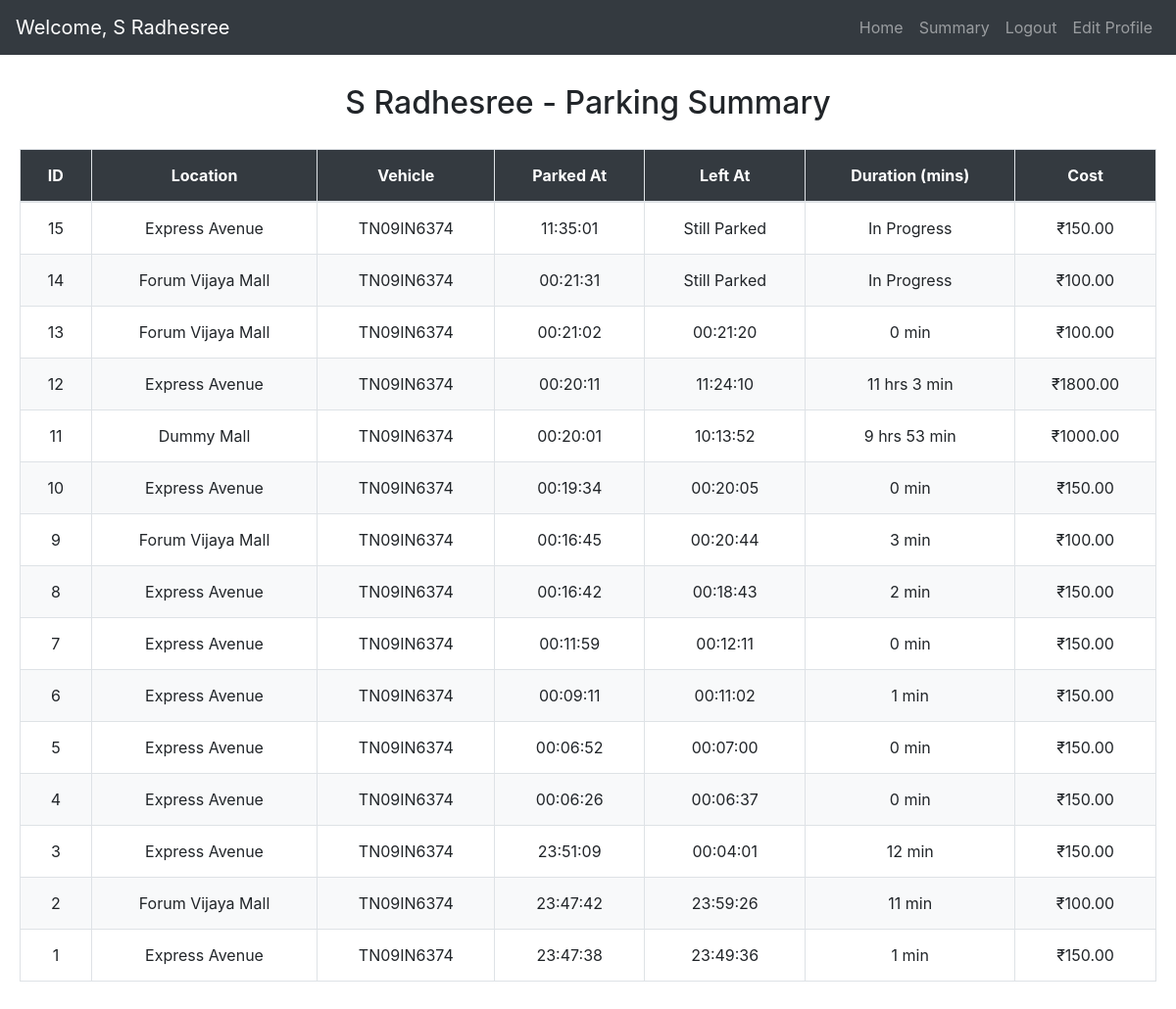
The app's page /user_summary/2 with its own data.
### models/models.py (models this page shows)
class User(db.Model):
    __tablename__= 'users'
    id= db.Column(db.Integer, primary_key=True)
    email= db.Column(db.String, unique=True, nullable=False)
    password= db.Column(db.String, nullable=False)
    full_name= db.Column(db.String)
    address= db.Column(db.String)
    pincode= db.Column(db.String)
    type= db.Column(db.String, default="general")
    reservations= relationship('Reservation', back_populates='user')

class Reservation(db.Model):
    __tablename__= 'reservations'
    id= db.Column(db.Integer, primary_key=True)
    spot_id= db.Column(db.Integer, db.ForeignKey('parking_spots.id'), nullable=True)
    user_id= db.Column(db.Integer, db.ForeignKey('users.id'), nullable=False)
    vehicle_num= db.Column(db.String, nullable=False)
    parking_timestamp= db.Column(DateTime)
    leaving_timestamp= db.Column(DateTime)
    parking_cost= db.Column(db.Float)
    user= relationship('User', back_populates='reservations')
    spot= relationship('ParkingSpot', back_populates='reservations')

class ParkingLot(db.Model):
    __tablename__= 'parking_lots'
    id= db.Column(db.Integer, primary_key=True)
    prime_location_name= db.Column(db.String, nullable=False)
    price= db.Column(db.Float, nullable=False)
    address= db.Column(db.String)
    pin_code= db.Column(db.String)
    number_of_spots= db.Column(db.Integer)
    spots= relationship('ParkingSpot', back_populates='lot')

### controllers/users.py (the view)
@app.route("/user_summary/<int:user_id>")
def user_summary(user_id):
    user = User.query.get_or_404(user_id)
    all_reservations = Reservation.query.filter_by(user_id=user.id).order_by(Reservation.parking_timestamp.desc()).all()
    def format_duration(minutes):
        if minutes is None:
            return 'In Progress'
        if minutes < 60:
            return f"{int(minutes)} min"
        hours = int(minutes) // 60
        mins = int(minutes) % 60
        return f"{hours} hr{'s' if hours > 1 else ''}" + (f" {mins} min" if mins else "")
    for res in all_reservations:
        duration_minutes = (
            (res.leaving_timestamp - res.parking_timestamp).total_seconds() // 60
            if res.leaving_timestamp else None
        )
        res.duration = format_duration(duration_minutes)
    return render_template(
        "user_sum.html",
        user=user,
        reservations=all_reservations
    )

### templates/user_sum.html (shortened to what this page needs)
<!DOCTYPE html>
<html lang="en">
<head>
  <link rel="stylesheet" href="https://cdn.jsdelivr.net/npm/bootstrap@4.0.0/dist/css/bootstrap.min.css" />
  <link rel="stylesheet" href="{{ url_for('static', filename='user.css') }}">
</head>
<body>
  <nav class="navbar navbar-expand-lg navbar-dark bg-dark">
    <a class="navbar-brand" href="#">Welcome, {{ user.full_name }}</a>
    <div class="collapse navbar-collapse" id="userNavbar">
      <ul class="navbar-nav ml-auto">
        <li class="nav-item"><a class="nav-link" href="{{ url_for('user_dashboard', user_id=user.id) }}">Home</a></li>
        <li class="nav-item"><a class="nav-link" href="{{ url_for('user_summary', user_id=user.id) }}">Summary</a></li>
        <li class="nav-item"><a class="nav-link" href="/login">Logout</a></li>
        <li class="nav-item"><a class="nav-link" href="{{ url_for('edit_profile', user_id=user.id) }}" id="editProfileLink">Edit Profile</a></li>
      </ul>
    </div>
  </nav>
  <h2 style="text-align: center; margin-top: 30px;">{{ user.full_name }} - Parking Summary</h2>
  <div style="padding: 20px;">
    <table class="table table-bordered user-table">
      <thead>
        <tr>
          <th>ID</th>
          <th>Location</th>
          <th>Vehicle</th>
          <th>Parked At</th>
          <th>Left At</th>
          <th>Duration (mins)</th>
          <th>Cost</th>
        </tr>
      </thead>
      <tbody>
        {% for r in reservations %}
        <tr>
          <td>{{ r.id }}</td>
          <td>
            {% if r.spot and r.spot.lot %}
              {{ r.spot.lot.prime_location_name }}
            {% else %}
              Unknown
            {% endif %}
          </td>
          <td>{{ r.vehicle_num }}</td>
          <td>{{ r.parking_timestamp.strftime('%H:%M:%S') if r.parking_timestamp else 'N/A' }}</td>
          <td>{{ r.leaving_timestamp.strftime('%H:%M:%S') if r.leaving_timestamp else 'Still Parked' }}</td>
          <td>{{ r.duration if r.duration is not none else 'In Progress' }}</td>
          <td>
            {% if r.parking_cost is not none %}
              ₹{{ "%.2f"|format(r.parking_cost) }}
            {% else %}
              In Progress
            {% endif %}
          </td>
        </tr>
        {% endfor %}
      </tbody>
    </table>
  </div>

### static/user.css (style rules this page uses)
.user-table { width: 100%; border-collapse: collapse; margin-bottom: 30px; }
.user-table th, .user-table td { padding: 14px 18px; text-align: center; border: 1px solid #dee2e6; }
.user-table thead { background-color: #0077cc; color: white; font-weight: 700; }
.user-table tbody tr:nth-child(even) { background-color: #f8f9fa; }
.user-table thead th { background-color: #343a40; color: #ffffff; text-align: center; vertical-align: middle; }

### records on screen
User: full_name "S Radhesree"
Reservation: id "15", spot.lot.prime_location_name "Express Avenue", vehicle_num "TN09IN6374", parking_timestamp "11:35:01", leaving_timestamp "Still Parked", duration "In Progress", parking_cost "150.00"
Reservation: id "14", spot.lot.prime_location_name "Forum Vijaya Mall", vehicle_num "TN09IN6374", parking_timestamp "00:21:31", leaving_timestamp "Still Parked", duration "In Progress", parking_cost "100.00"
Reservation: id "13", spot.lot.prime_location_name "Forum Vijaya Mall", vehicle_num "TN09IN6374", parking_timestamp "00:21:02", leaving_timestamp "00:21:20", duration "0 min", parking_cost "100.00"
Reservation: id "12", spot.lot.prime_location_name "Express Avenue", vehicle_num "TN09IN6374", parking_timestamp "00:20:11", leaving_timestamp "11:24:10", duration "11 hrs 3 min", parking_cost "1800.00"
Reservation: id "11", spot.lot.prime_location_name "Dummy Mall", vehicle_num "TN09IN6374", parking_timestamp "00:20:01", leaving_timestamp "10:13:52", duration "9 hrs 53 min", parking_cost "1000.00"
Reservation: id "10", spot.lot.prime_location_name "Express Avenue", vehicle_num "TN09IN6374", parking_timestamp "00:19:34", leaving_timestamp "00:20:05", duration "0 min", parking_cost "150.00"
Reservation: id "9", spot.lot.prime_location_name "Forum Vijaya Mall", vehicle_num "TN09IN6374", parking_timestamp "00:16:45", leaving_timestamp "00:20:44", duration "3 min", parking_cost "100.00"
Reservation: id "8", spot.lot.prime_location_name "Express Avenue", vehicle_num "TN09IN6374", parking_timestamp "00:16:42", leaving_timestamp "00:18:43", duration "2 min", parking_cost "150.00"
Reservation: id "7", spot.lot.prime_location_name "Express Avenue", vehicle_num "TN09IN6374", parking_timestamp "00:11:59", leaving_timestamp "00:12:11", duration "0 min", parking_cost "150.00"
Reservation: id "6", spot.lot.prime_location_name "Express Avenue", vehicle_num "TN09IN6374", parking_timestamp "00:09:11", leaving_timestamp "00:11:02", duration "1 min", parking_cost "150.00"
Reservation: id "5", spot.lot.prime_location_name "Express Avenue", vehicle_num "TN09IN6374", parking_timestamp "00:06:52", leaving_timestamp "00:07:00", duration "0 min", parking_cost "150.00"
Reservation: id "4", spot.lot.prime_location_name "Express Avenue", vehicle_num "TN09IN6374", parking_timestamp "00:06:26", leaving_timestamp "00:06:37", duration "0 min", parking_cost "150.00"
Reservation: id "3", spot.lot.prime_location_name "Express Avenue", vehicle_num "TN09IN6374", parking_timestamp "23:51:09", leaving_timestamp "00:04:01", duration "12 min", parking_cost "150.00"
Reservation: id "2", spot.lot.prime_location_name "Forum Vijaya Mall", vehicle_num "TN09IN6374", parking_timestamp "23:47:42", leaving_timestamp "23:59:26", duration "11 min", parking_cost "100.00"
Reservation: id "1", spot.lot.prime_location_name "Express Avenue", vehicle_num "TN09IN6374", parking_timestamp "23:47:38", leaving_timestamp "23:49:36", duration "1 min", parking_cost "150.00"
